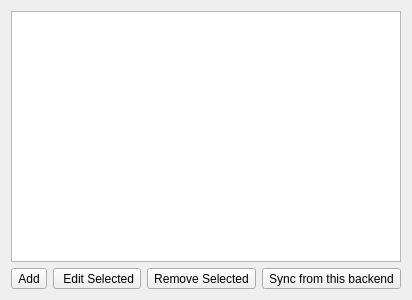
<?xml version="1.0" encoding="UTF-8"?>
<ui version="4.0">
 <class>BackendWidget</class>
 <widget class="QWidget" name="BackendWidget">
  <property name="geometry">
   <rect>
    <x>0</x>
    <y>0</y>
    <width>400</width>
    <height>300</height>
   </rect>
  </property>
  <property name="windowTitle">
   <string>Form</string>
  </property>
  <layout class="QVBoxLayout" name="verticalLayout">
   <item>
    <widget class="QListView" name="listView">
     <property name="acceptDrops">
      <bool>true</bool>
     </property>
     <property name="dragEnabled">
      <bool>true</bool>
     </property>
     <property name="dragDropOverwriteMode">
      <bool>false</bool>
     </property>
     <property name="dragDropMode">
      <enum>QAbstractItemView::InternalMove</enum>
     </property>
     <property name="selectionBehavior">
      <enum>QAbstractItemView::SelectItems</enum>
     </property>
     <property name="movement">
      <enum>QListView::Free</enum>
     </property>
    </widget>
   </item>
   <item>
    <layout class="QHBoxLayout" name="horizontalLayout">
     <item>
      <widget class="QToolButton" name="addButton">
       <property name="text">
        <string>Add</string>
       </property>
       <property name="icon">
        <iconset theme="list-add">
         <normaloff>.</normaloff>.</iconset>
       </property>
      </widget>
     </item>
     <item>
      <widget class="QToolButton" name="editButton">
       <property name="text">
        <string> Edit Selected</string>
       </property>
       <property name="icon">
        <iconset theme="gtk-edit">
         <normaloff>.</normaloff>.</iconset>
       </property>
      </widget>
     </item>
     <item>
      <widget class="QToolButton" name="removeButton">
       <property name="text">
        <string>Remove Selected</string>
       </property>
       <property name="icon">
        <iconset theme="list-remove">
         <normaloff>.</normaloff>.</iconset>
       </property>
      </widget>
     </item>
     <item>
      <widget class="QToolButton" name="syncButton">
       <property name="text">
        <string>Sync from this backend</string>
       </property>
       <property name="icon">
        <iconset theme="view-refresh">
         <normaloff>.</normaloff>.</iconset>
       </property>
      </widget>
     </item>
     <item>
      <spacer name="horizontalSpacer">
       <property name="orientation">
        <enum>Qt::Horizontal</enum>
       </property>
       <property name="sizeHint" stdset="0">
        <size>
         <width>40</width>
         <height>20</height>
        </size>
       </property>
      </spacer>
     </item>
    </layout>
   </item>
  </layout>
 </widget>
 <resources/>
 <connections/>
</ui>
